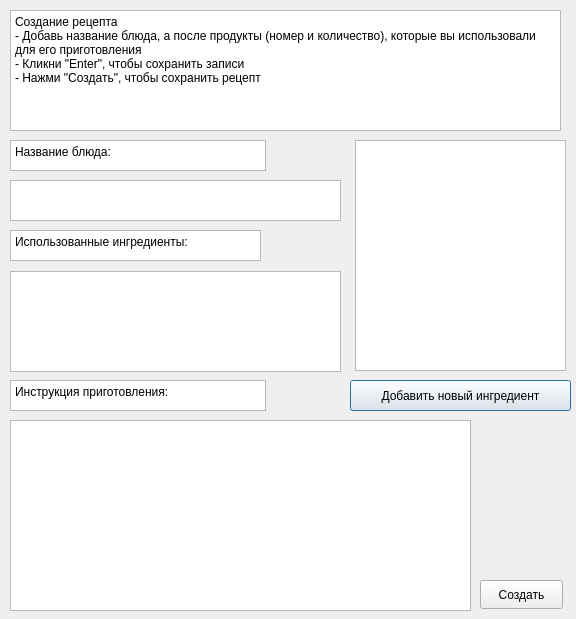
<?xml version="1.0" encoding="UTF-8"?>
<ui version="4.0">
 <class>create_recipe</class>
 <widget class="QDialog" name="create_recipe">
  <property name="geometry">
   <rect>
    <x>0</x>
    <y>0</y>
    <width>576</width>
    <height>619</height>
   </rect>
  </property>
  <property name="windowTitle">
   <string>Dialog</string>
  </property>
  <widget class="QTextBrowser" name="textBrowser">
   <property name="geometry">
    <rect>
     <x>10</x>
     <y>10</y>
     <width>551</width>
     <height>121</height>
    </rect>
   </property>
   <property name="html">
    <string>&lt;!DOCTYPE HTML PUBLIC &quot;-//W3C//DTD HTML 4.0//EN&quot; &quot;http://www.w3.org/TR/REC-html40/strict.dtd&quot;&gt;
&lt;html&gt;&lt;head&gt;&lt;meta name=&quot;qrichtext&quot; content=&quot;1&quot; /&gt;&lt;meta charset=&quot;utf-8&quot; /&gt;&lt;style type=&quot;text/css&quot;&gt;
p, li { white-space: pre-wrap; }
hr { height: 1px; border-width: 0; }
&lt;/style&gt;&lt;/head&gt;&lt;body style=&quot; font-family:'Segoe UI'; font-size:9pt; font-weight:400; font-style:normal;&quot;&gt;
&lt;p style=&quot; margin-top:0px; margin-bottom:0px; margin-left:0px; margin-right:0px; -qt-block-indent:0; text-indent:0px;&quot;&gt;Создание рецепта&lt;/p&gt;
&lt;p style=&quot; margin-top:0px; margin-bottom:0px; margin-left:0px; margin-right:0px; -qt-block-indent:0; text-indent:0px;&quot;&gt;- Добавь название блюда, а после продукты (номер и количество), которые вы использовали для его приготовления &lt;/p&gt;
&lt;p style=&quot; margin-top:0px; margin-bottom:0px; margin-left:0px; margin-right:0px; -qt-block-indent:0; text-indent:0px;&quot;&gt;- Кликни &amp;quot;Enter&amp;quot;, чтобы сохранить записи&lt;/p&gt;
&lt;p style=&quot; margin-top:0px; margin-bottom:0px; margin-left:0px; margin-right:0px; -qt-block-indent:0; text-indent:0px;&quot;&gt;- Нажми &amp;quot;Создать&amp;quot;, чтобы сохранить рецепт&lt;/p&gt;&lt;/body&gt;&lt;/html&gt;</string>
   </property>
  </widget>
  <widget class="QTextBrowser" name="textBrowser_3">
   <property name="geometry">
    <rect>
     <x>10</x>
     <y>230</y>
     <width>251</width>
     <height>31</height>
    </rect>
   </property>
   <property name="html">
    <string>&lt;!DOCTYPE HTML PUBLIC &quot;-//W3C//DTD HTML 4.0//EN&quot; &quot;http://www.w3.org/TR/REC-html40/strict.dtd&quot;&gt;
&lt;html&gt;&lt;head&gt;&lt;meta name=&quot;qrichtext&quot; content=&quot;1&quot; /&gt;&lt;meta charset=&quot;utf-8&quot; /&gt;&lt;style type=&quot;text/css&quot;&gt;
p, li { white-space: pre-wrap; }
hr { height: 1px; border-width: 0; }
&lt;/style&gt;&lt;/head&gt;&lt;body style=&quot; font-family:'Segoe UI'; font-size:9pt; font-weight:400; font-style:normal;&quot;&gt;
&lt;p style=&quot; margin-top:0px; margin-bottom:0px; margin-left:0px; margin-right:0px; -qt-block-indent:0; text-indent:0px;&quot;&gt;Использованные ингредиенты:&lt;/p&gt;&lt;/body&gt;&lt;/html&gt;</string>
   </property>
  </widget>
  <widget class="QTableView" name="tableView">
   <property name="geometry">
    <rect>
     <x>10</x>
     <y>271</y>
     <width>331</width>
     <height>101</height>
    </rect>
   </property>
  </widget>
  <widget class="QPushButton" name="pushButton">
   <property name="geometry">
    <rect>
     <x>350</x>
     <y>380</y>
     <width>221</width>
     <height>31</height>
    </rect>
   </property>
   <property name="text">
    <string>Добавить новый ингредиент</string>
   </property>
  </widget>
  <widget class="QTextBrowser" name="textBrowser_4">
   <property name="geometry">
    <rect>
     <x>10</x>
     <y>380</y>
     <width>256</width>
     <height>31</height>
    </rect>
   </property>
   <property name="html">
    <string>&lt;!DOCTYPE HTML PUBLIC &quot;-//W3C//DTD HTML 4.0//EN&quot; &quot;http://www.w3.org/TR/REC-html40/strict.dtd&quot;&gt;
&lt;html&gt;&lt;head&gt;&lt;meta name=&quot;qrichtext&quot; content=&quot;1&quot; /&gt;&lt;meta charset=&quot;utf-8&quot; /&gt;&lt;style type=&quot;text/css&quot;&gt;
p, li { white-space: pre-wrap; }
hr { height: 1px; border-width: 0; }
&lt;/style&gt;&lt;/head&gt;&lt;body style=&quot; font-family:'Segoe UI'; font-size:9pt; font-weight:400; font-style:normal;&quot;&gt;
&lt;p style=&quot; margin-top:0px; margin-bottom:0px; margin-left:0px; margin-right:0px; -qt-block-indent:0; text-indent:0px;&quot;&gt;Инструкция приготовления:&lt;/p&gt;&lt;/body&gt;&lt;/html&gt;</string>
   </property>
  </widget>
  <widget class="QTextEdit" name="textEdit_2">
   <property name="geometry">
    <rect>
     <x>10</x>
     <y>420</y>
     <width>461</width>
     <height>191</height>
    </rect>
   </property>
  </widget>
  <widget class="QPushButton" name="pushButton_2">
   <property name="geometry">
    <rect>
     <x>480</x>
     <y>580</y>
     <width>83</width>
     <height>29</height>
    </rect>
   </property>
   <property name="text">
    <string>Создать</string>
   </property>
  </widget>
  <widget class="QTextBrowser" name="textBrowser_2">
   <property name="geometry">
    <rect>
     <x>10</x>
     <y>140</y>
     <width>256</width>
     <height>31</height>
    </rect>
   </property>
   <property name="html">
    <string>&lt;!DOCTYPE HTML PUBLIC &quot;-//W3C//DTD HTML 4.0//EN&quot; &quot;http://www.w3.org/TR/REC-html40/strict.dtd&quot;&gt;
&lt;html&gt;&lt;head&gt;&lt;meta name=&quot;qrichtext&quot; content=&quot;1&quot; /&gt;&lt;meta charset=&quot;utf-8&quot; /&gt;&lt;style type=&quot;text/css&quot;&gt;
p, li { white-space: pre-wrap; }
hr { height: 1px; border-width: 0; }
&lt;/style&gt;&lt;/head&gt;&lt;body style=&quot; font-family:'Segoe UI'; font-size:9pt; font-weight:400; font-style:normal;&quot;&gt;
&lt;p style=&quot; margin-top:0px; margin-bottom:0px; margin-left:0px; margin-right:0px; -qt-block-indent:0; text-indent:0px;&quot;&gt;Название блюда:&lt;/p&gt;&lt;/body&gt;&lt;/html&gt;</string>
   </property>
  </widget>
  <widget class="QTextEdit" name="textEdit">
   <property name="geometry">
    <rect>
     <x>10</x>
     <y>180</y>
     <width>331</width>
     <height>41</height>
    </rect>
   </property>
  </widget>
  <widget class="QTableView" name="tableView_2">
   <property name="geometry">
    <rect>
     <x>355</x>
     <y>140</y>
     <width>211</width>
     <height>231</height>
    </rect>
   </property>
  </widget>
 </widget>
 <resources/>
 <connections/>
</ui>
